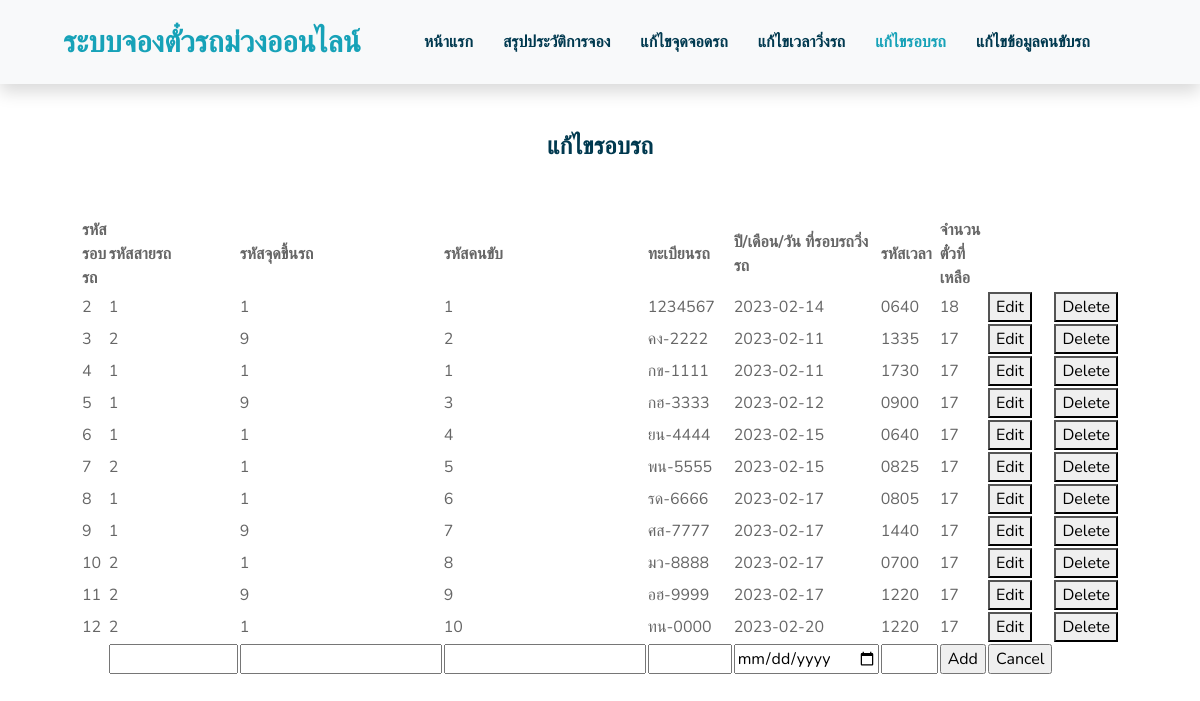
The page /changeDricycle.php on the database as committed earlier.
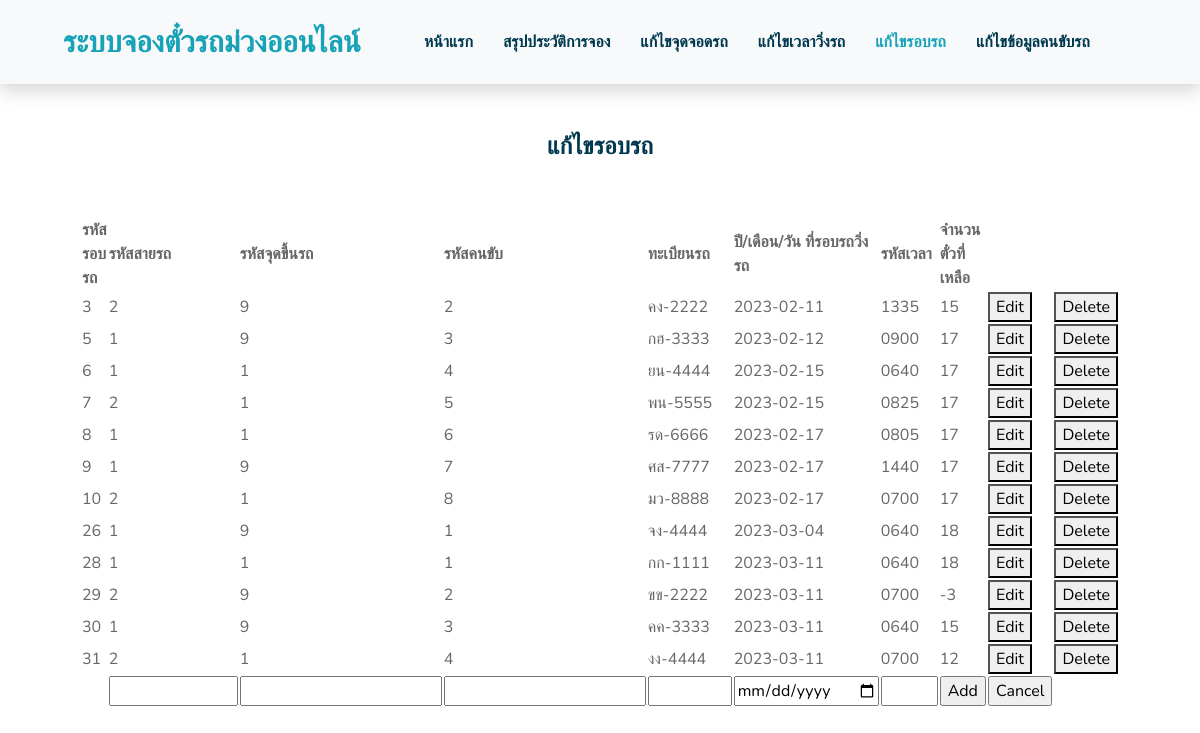
The same page on the database as committed later.
### tables this page shows
CREATE TABLE `driving_cycle` (
  `driving_cycle_id` int(12) NOT NULL COMMENT 'รหัสรอบรถ',
  `car_route_id` int(2) NOT NULL COMMENT 'รหัสสายรถ',
  `stratid` int(3) NOT NULL COMMENT 'รหัสจุดขึ้นรถ',
  `Driver_ID` int(4) NOT NULL COMMENT 'รหัสคนขับ',
  `vehicle_registration` varchar(7) NOT NULL COMMENT 'ทะเบียนรถ',
  `date_of_driving_circle` date NOT NULL COMMENT 'วัน เดือน ปีที่รอบรถวิ่งรถ',
  `time_id` varchar(4) NOT NULL COMMENT 'รหัสเวลา',
  `remaining_tickets` int(2) NOT NULL DEFAULT '18' COMMENT 'จำนวนตั๋วที่เหลือ'
);

### changeDricycle.php (the view, shortened to what this page needs)
<!DOCTYPE html>
<html lang="en">
<head>
    <link href="https://cdnjs.cloudflare.com/ajax/libs/font-awesome/5.10.0/css/all.min.css" rel="stylesheet">
    <link href="lib/flaticon/font/flaticon.css" rel="stylesheet">
    <link href="lib/owlcarousel/assets/owl.carousel.min.css" rel="stylesheet">
    <link href="lib/lightbox/css/lightbox.min.css" rel="stylesheet">
    <link href="css/style.css" rel="stylesheet">
</head>
<body>
    <div class="container-fluid bg-light position-relative shadow">
        <nav class="navbar navbar-expand-lg bg-light navbar-light py-3 py-lg-0 px-0 px-lg-5">
            <a href="" class="navbar-brand font-weight-bold text-secondary" style="font-size: 30px;">
                <span class="text-primary">ระบบจองตั๋วรถม่วงออนไลน์</span>
            </a>
            <div class="collapse navbar-collapse justify-content-between" id="navbarCollapse">
                <div class="navbar-nav font-weight-bold mx-auto py-0">
                    <a href="index1.php" class="nav-item nav-link">หน้าแรก</a>
                    <a href="summarize.php" class="nav-item nav-link">สรุปประวัติการจอง</a>
                    <a href="changeParkingSpot.php" class="nav-item nav-link">แก้ไขจุดจอดรถ</a>
                    <a href="changeTime.php" class="nav-item nav-link">แก้ไขเวลาวิ่งรถ</a>
                    <a href="changeDricycle.php" class="nav-item nav-link active">แก้ไขรอบรถ</a>
                    <a href="datadrivers.php" class="nav-item nav-link">แก้ไขข้อมูลคนขับรถ</a>
                    </div>
                </div>
            </div>
 <div class="container-fluid py-5 d-flex flex-column align-items-center justify-content-center" align="center">
    <div class="container d-flex flex-column align-items-center justify-content-center" align="center">
    <div class="page-heading normal-space">
    <div class="col-lg-12">
      <div class="container">
          <div class="col-lg-12">
                <div class="item">
                  <div class="row">
                      <div class="col-lg-12">
                        <span class="mini-heading"><h4>แก้ไขรอบรถ</h4></span>
                      </div>
                  </div>
                </div>
              <br>
              <br>
              <table width='100%'>
                <tr>
                    <th>รหัสรอบรถ</th>
                    <th>รหัสสายรถ</th>
                    <th>รหัสจุดขึ้นรถ</th>
                    <th>รหัสคนขับ</th>
                    <th>ทะเบียนรถ</th>
                    <th>ปี/เดือน/วัน ที่รอบรถวิ่งรถ</th>
                    <th>รหัสเวลา</th>
                    <th>จำนวนตั๋วที่เหลือ</th>
                    <th></th><th></th>
                </tr>
                    <?php
                        include('connectdatabase.php');
                        if (!$conn) {
                            die("Connection failed: " . mysqli_connect_error());
                        } else {
                            $sql = "SELECT * FROM `driving_cycle`";
                            $result = mysqli_query($conn, $sql);
                            if (mysqli_num_rows($result) > 0){
                                while($row = mysqli_fetch_assoc($result)){
                                    $drivingid = $row["driving_cycle_id"];
                                    ?>
                                    <tr>
                                    <td><?php echo $row["driving_cycle_id"]; ?></td>
                                    <td><?php echo $row["car_route_id"]; ?></td>
                                    <td><?php echo $row["stratid"]; ?></td>
                                    <td><?php echo $row["Driver_ID"]; ?></td>
                                    <td><?php echo $row["vehicle_registration"]; ?></td>
                                    <td><?php echo $row["date_of_driving_circle"]; ?></td>
                                    <td><?php echo $row["time_id"]; ?></td>
                                    <td><?php echo $row["remaining_tickets"]; ?></td>
                                    <td><button data-toggle="modal" href=edit/editformDrivingCycle.php" data-target="#theModal" onclick="window.location='edit/editformDrivingCycle.php?id=<?php echo $row["driving_cycle_id"];?>'">Edit</button></td>
                                    <td><button onclick="JavaScript:if(confirm('Confirm Delete?')==true){window.location='delete/deleteDrivingCycle.php?id=<?php echo $drivingid;?>';}">Delete</button></td>
                                    </tr>
                                    <?php
                                }
                            }
                        }
                        ?>
                <form method="post" action="<?php echo $_SERVER['PHP_SELF']; ?>">
                    <td></td>
                    <td><input type="text" name="car_route_id" size="12"></td>
                    <td><input type="number" name="startid" size="3"></td>
                    <td><input type="number" name="Driver_ID" size="3"></td>
                    <td><input type="text" name="vehicle_registration" size="7"></td>
                    <td><input type="date" name="date_of_driving_circle" size="1"></td>
                    <td><input type="text" name="time_id" size="4"></td>
                    <td><input type="submit" value="Add"></td>
                    <td><input type="reset" value="Cancel"></td>
                </form>
              </table>
          </div>
      </div>
    </div>
  </div>
</body>
</html>

Rows that differ between the two databases and show on the page:
removed driving_cycle: driving_cycle_id "2", car_route "1", stratid "1", Driver_ID "1", vehicle_registration "1234567", date_of_driving_circle "2023-02-14", time "0640", remaining_tickets "18"
removed driving_cycle: driving_cycle_id "4", car_route "1", stratid "1", Driver_ID "1", vehicle_registration "กข-1111", date_of_driving_circle "2023-02-11", time "1730", remaining_tickets "17"
removed driving_cycle: driving_cycle_id "11", car_route "2", stratid "9", Driver_ID "9", vehicle_registration "อฮ-9999", date_of_driving_circle "2023-02-17", time "1220", remaining_tickets "17"
removed driving_cycle: driving_cycle_id "12", car_route "2", stratid "1", Driver_ID "10", vehicle_registration "ทน-0000", date_of_driving_circle "2023-02-20", time "1220", remaining_tickets "17"
changed driving_cycle "คง-2222": remaining_tickets "17" → "15"
added driving_cycle: driving_cycle_id "26", car_route "1", stratid "9", Driver_ID "1", vehicle_registration "จง-4444", date_of_driving_circle "2023-03-04", time "0640", remaining_tickets "18"
added driving_cycle: driving_cycle_id "28", car_route "1", stratid "1", Driver_ID "1", vehicle_registration "กก-1111", date_of_driving_circle "2023-03-11", time "0640", remaining_tickets "18"
added driving_cycle: driving_cycle_id "29", car_route "2", stratid "9", Driver_ID "2", vehicle_registration "ขข-2222", date_of_driving_circle "2023-03-11", time "0700", remaining_tickets "-3"
added driving_cycle: driving_cycle_id "30", car_route "1", stratid "9", Driver_ID "3", vehicle_registration "คค-3333", date_of_driving_circle "2023-03-11", time "0640", remaining_tickets "15"
added driving_cycle: driving_cycle_id "31", car_route "2", stratid "1", Driver_ID "4", vehicle_registration "งง-4444", date_of_driving_circle "2023-03-11", time "0700", remaining_tickets "12"
